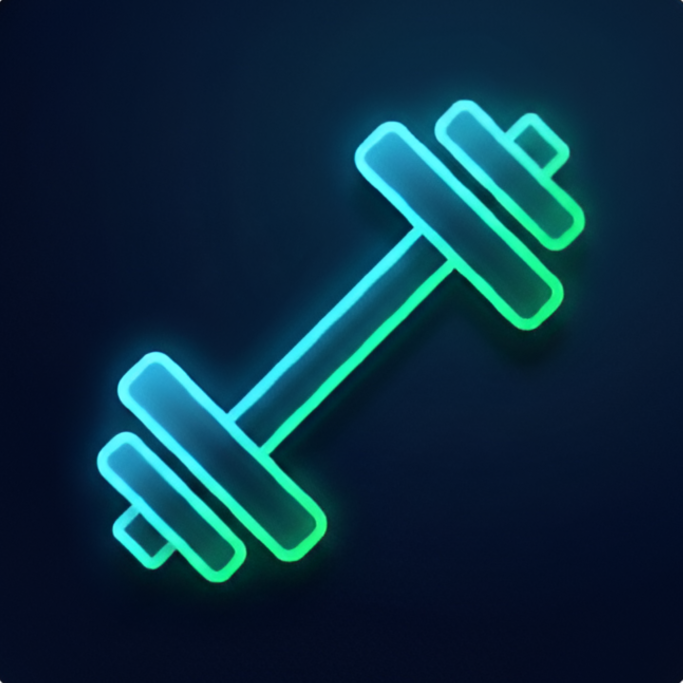
#> input picture pwa/static/Design sans titre_20260303_130052_0000.png, 2048 x 2048 px (shown at 1/3 size)
$ python -i import_exercise_art.py   (imports and definitions only)
#> lines starting #> are read from the running program, lines starting #| are printed output that depends on the picture; after the words box and inside, x2 and y2 are one past the last pixel; in counts of white or black regions, pixels touching at a corner belong together
#> further down, picture is the input picture: PIL image 2048x2048 RGB; mean R, G, B 9.9, 46.3, 64.5
# -*- coding: utf-8 -*-
"""Prépare les illustrations d'exercices pour l'app.

Une image générée arrive en 2000×2000, 1,5 Mo, avec le sujet perdu au milieu
d'un grand fond. Telle quelle, elle est inutilisable : 87 fichiers feraient
130 Mo et la silhouette serait minuscule sur une carte de 130 px.

Ce script fait les quatre opérations qui manquent, et rien d'autre :

  1. **Recadrage sur le sujet** — le fond est uni, on le détecte par écart de
     luminance et on rogne au plus juste, avec une marge constante pour que
     toutes les illustrations aient la même respiration.
  2. **Fond rendu transparent** — l'illustration se pose alors sur n'importe
     quelle surface de l'app sans carré visible, y compris si le thème change.
  3. **Carré** — sinon les cartes sautillent selon la largeur du sujet.
  4. **WebP** — ~25 ko au lieu de 1,5 Mo, pour une taille d'affichage de 400 px
     (le double de l'affichage réel, pour les écrans à forte densité).

    cd pwa && python tools/import_exercise_art.py <dossier_source>
    cd pwa && python tools/import_exercise_art.py <dossier> --apercu
"""
import io
import os
import sys

# La console Windows est en cp1252 : sans ça, un simple accent dans un
# message fait planter le script après que le travail est fait.
# [1 line not run here, left out]

from PIL import Image, ImageChops, ImageFilter

DESTINATION = os.path.join(os.path.dirname(__file__), "..", "static", "img", "exercises")
TAILLE = 400              # px, soit 2× la plus grande taille d'affichage prévue
MARGE = 0.06              # part de la plus grande dimension du sujet
SEUIL_FOND = 26           # écart de luminance à partir duquel un pixel est « sujet »
QUALITE = 82


def _masque_sujet(im):
    """Masque du sujet : tout ce qui s'écarte de la couleur du fond.

    Le fond n'est pas parfaitement uni (léger dégradé radial), donc on le
    mesure sur tout le BORD de l'image, par la médiane de chaque canal.
    Pas sur les quatre coins : une tour de poulie qui monte jusqu'au bord en
    couvre deux, le « fond » devenait gris et le vrai fond noir restait
    opaque (« Écartés poulie », « Rowing machine », 14/10/2026). Un montant
    ne couvre jamais la moitié du tour de l'image.
    """
    rgb = im.convert("RGB")
    l, h = rgb.size
#> l = 2048; h = 2048
    bord = ([rgb.getpixel((x, y)) for x in range(l) for y in (2, h - 3)]
            + [rgb.getpixel((x, y)) for y in range(h) for x in (2, l - 3)])
#> bord = 8192 items, first 6: (199, 200, 202), (234, 234, 235), (162, 164, 166), (219, 220, 221), (124, 126, 130), (197, 199, 201)
    fond = tuple(sorted(p[i] for p in bord)[len(bord) // 2] for i in range(3))
#> fond = (5, 13, 36)

    ecart = ImageChops.difference(im.convert("RGB"), Image.new("RGB", im.size, fond))
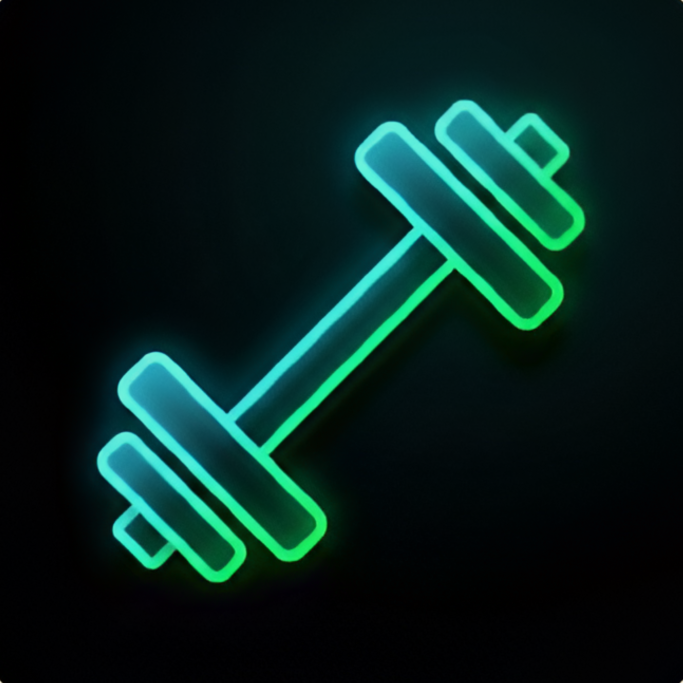
#> ecart: PIL image 2048x2048 RGB (shown at 1/3 size); mean R, G, B 6, 33.6, 29.5
    masque = ecart.convert("L").point(lambda v: 255 if v > SEUIL_FOND else 0)
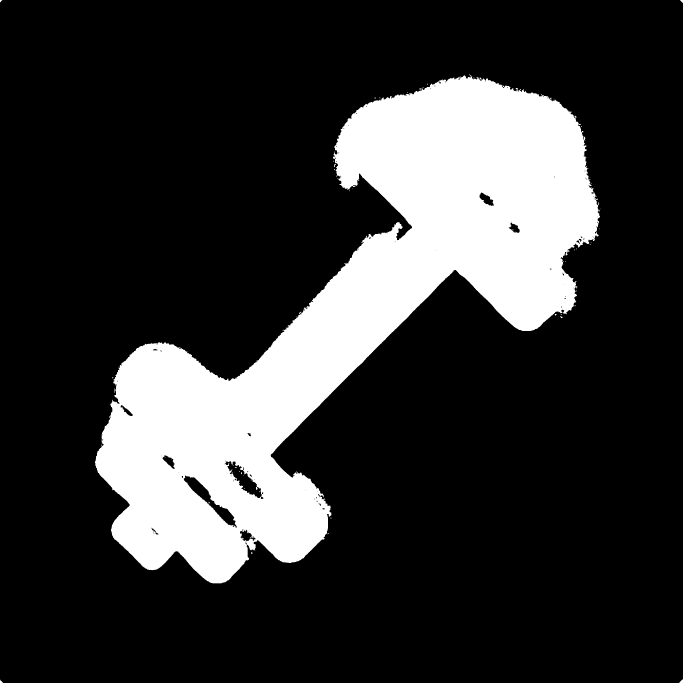
#> masque: PIL image 2048x2048 L (shown at 1/3 size); 20.3% white; 62 white regions (53 under 20 px), largest, box (x1, y1, x2, y2) and area: (285, 223, 1800, 1750) 850850, (2038, 2038, 2048, 2048) 55, (0, 2039, 8, 2048) 39
    # Ferme les trous d'antialiasing sans grignoter la silhouette.
    return masque.filter(ImageFilter.MaxFilter(3)).filter(ImageFilter.MinFilter(3))
#> returned value: PIL image 2048x2048 L; 20.3% white; 42 white regions (36 under 20 px), largest, box (x1, y1, x2, y2) and area: (285, 223, 1800, 1750) 852373, (2038, 2038, 2048, 2048) 55, (0, 2039, 8, 2048) 39, (2040, 0, 2048, 8) 37, (0, 0, 7, 7) 27, (1681, 948, 1688, 954) 24


# [50 lines left out: functions preparer, _exercices_connus, importer, not called in this run]


# [18 lines not run here, left out]

>>> from PIL import Image
>>> picture = Image.open('../static/Design sans titre_20260303_130052_0000.png')
>>> result = _masque_sujet(picture)
